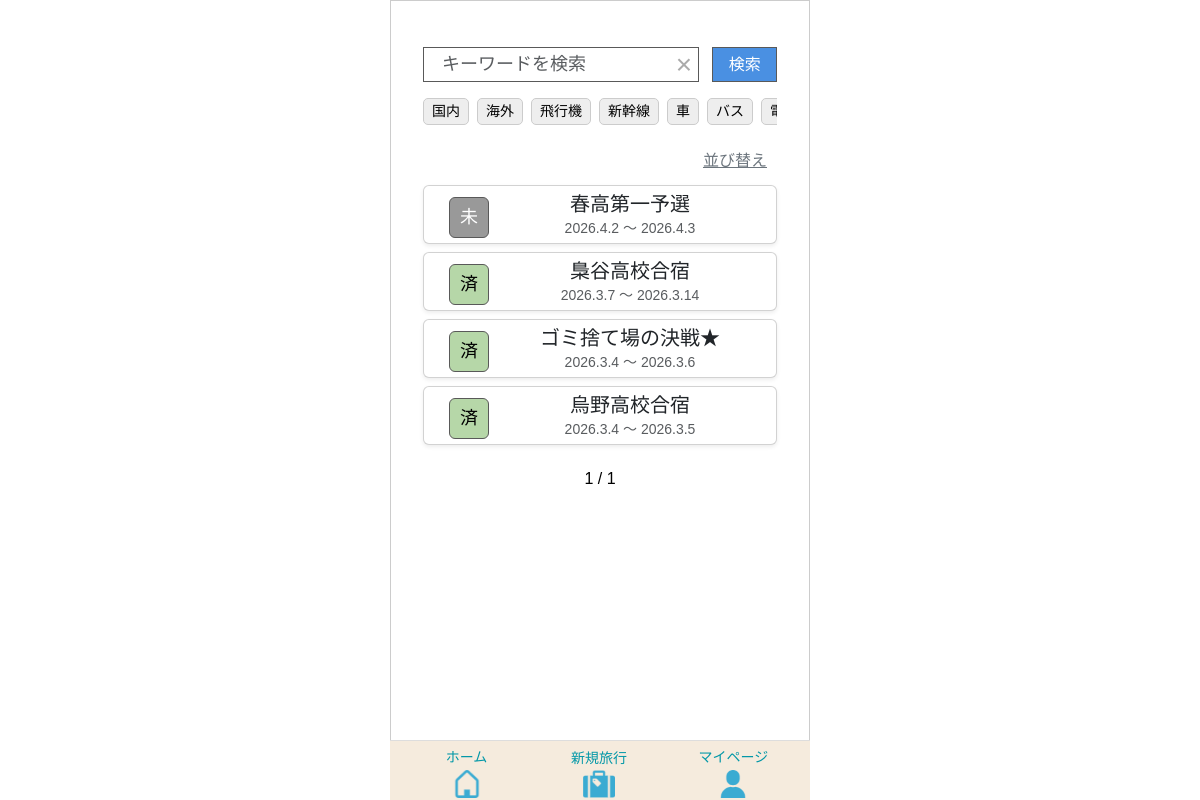
The app's page /tabipre/home/ (signed in), older data.
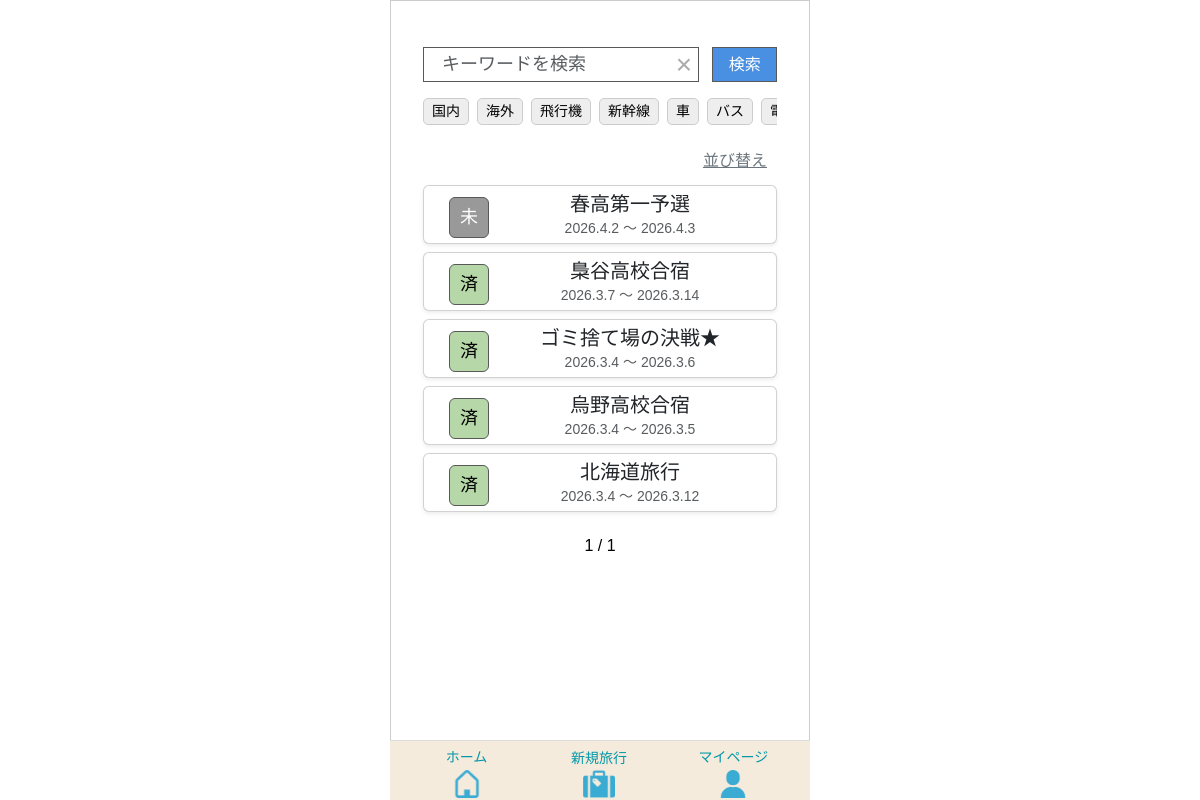
The same page, newer data.
### app/models/travel.py (models this page shows, shortened)
class Transport(models.Model):
    class TransportType(models.IntegerChoices):
     AIRPLANE   = 0, _("飛行機")
     SHINKANSEN = 1, _("新幹線")
     CAR        = 2, _("車")
     BUS        = 3, _("バス")
     TRAIN      = 4, _("電車")
     OTHER      = 5, _("その他")
    transport_id = models.AutoField(
        primary_key=True,
        verbose_name=_("交通手段ID")
    )
    transport_type = models.IntegerField(
    choices=TransportType.choices,
    verbose_name=_("交通手段")
    )
    created_at = models.DateTimeField(
        auto_now_add=True,
        verbose_name=_("作成日")
    )
    updated_at = models.DateTimeField(
       auto_now=True,
        verbose_name=_("更新日")
    )
    class Meta:
        verbose_name = _("交通手段")
        verbose_name_plural = _("交通手段")

class Travel_info(models.Model):
    class LocationType(models.IntegerChoices):
        DOMESTIC = 0, _("国内")
        OVERSEAS = 1, _("海外")
    class StatusType(models.IntegerChoices):
        NOT_DONE  = 0, _("未")
        COMPLETE  = 1, _("完")
        PROCESSED = 2, _("済")
    travel_info_id = models.AutoField(
        primary_key=True,
        verbose_name=_("旅行情報ID")
    )
    user = models.ForeignKey(
        settings.AUTH_USER_MODEL,
        on_delete=models.CASCADE,
        verbose_name=_("ユーザーID")
    )
    travel_title = models.CharField(
        max_length=100,
        verbose_name=_("旅行タイトル")
    )
    start_date = models.DateField(
        verbose_name=_("開始日")
    )
    end_date = models.DateField(
        verbose_name=_("終了日")
    )
    location = models.IntegerField(
        choices=LocationType.choices,
        verbose_name=_("場所"),
    )
    memo = models.CharField(
        max_length=230,
        blank=True,
        verbose_name=_("メモ")
    )
    status = models.IntegerField(
        choices=StatusType.choices,
        default=0,
        verbose_name=_("ステータス")
    )
    transport = models.ManyToManyField(
        "Transport",
        through="Travelmode",
        verbose_name=_("交通手段")
    )
    created_at = models.DateTimeField(
        auto_now_add=True,
        verbose_name=_("作成日")
    )
    updated_at = models.DateTimeField(
       auto_now=True,
        verbose_name=_("更新日")
    )
    class Meta:
        verbose_name = _("旅行情報")
        verbose_name_plural = _("旅行情報")

### app/views/home.py (the view)
# urls.py: path('tabipre/home/', HomeView.as_view(), name='home'),
class HomeView(LoginRequiredMixin, TemplateView):
    template_name = "home/home.html"
    login_url = "/"
    def get(self, request, *args, **kwargs):
        if request.session.get("creating_travel"):
            Template.objects.filter(
                travel_info__isnull=True,
                user=request.user
            ).delete()
            request.session["creating_travel"] = False
        keyword = request.GET.get("keyword", "")
        travel_type = request.GET.getlist("travel_type")
        transport_filter = [t for t in request.GET.getlist("transport") if t]
        sort = request.GET.get("sort", "")
        travels = Travel_info.objects.filter(
            user=request.user
        )
        if keyword:
            travels = travels.filter(travel_title__icontains=keyword)
        if travel_type:
            travels = travels.filter(location__in=travel_type)
        if transport_filter:
            travels = travels.filter(
                transport__transport_type__in=transport_filter
            )
        travels = travels.distinct()
        today = timezone.now().date()
        completed_travel_ids = (
            TravelItem.objects
            .filter(travel_category__template__travel_info__user=request.user)
            .values("travel_category__template__travel_info")
            .annotate(
                total=Count("id"),
                done=Count("id", filter=Q(item_checked=1))
            )
            .filter(total=F("done"))
            .values_list("travel_category__template__travel_info", flat=True)
        )
        travels = travels.annotate(
            display_status=Case(
                When(end_date__lt=today, then=Value("済")),
                When(travel_info_id__in=completed_travel_ids, then=Value("完")),
                default=Value("未"),
                output_field=CharField()
            )
        )
        travels = travels.annotate(
            status_order=Case(
                When(display_status="完", then=0),
                When(display_status="未", then=1),
                When(display_status="済", then=2),
                default=3,
                output_field=IntegerField(),
            )
        )
        if sort == "title_asc":
            travels = travels.order_by("travel_title")
        elif sort == "title_desc":
            travels = travels.order_by("-travel_title")
        elif sort == "date_asc":
            travels = travels.order_by("start_date")
        elif sort == "date_desc":
            travels = travels.order_by("-start_date")
        else:
            travels = travels.order_by("status_order", "-start_date")
        paginator = Paginator(travels, 5)
        page = request.GET.get("page")
        travels_page = paginator.get_page(page)
        tags = Transport.objects.exclude(
            transport_type=Transport.TransportType.OTHER
        )
        return render(request, self.template_name, {
            "travels": travels_page,
            "keyword": keyword,
            "tags": tags,
            "travel_type": travel_type,
            "transport": transport_filter,
            "sort": sort,
        })

### templates/home/home.html (shortened to what this page needs)
{% extends 'base.html' %}
{% load static %}
{% block extra_css %}
{{ block.super }}
<link rel="stylesheet" href="{% static 'tabipre/css/home.css' %}">
{% endblock %}
{% block content %}
<div class="container mt-3">
    <form method="GET" id="searchForm" class="d-flex mt-2 mb-3 position-relative">
        <span id="clearBtn" class="clear-btn">&times;</span>
        <input type="text" name="keyword" id="keywordInput"
               autocomplete="off"
               value="{{ keyword }}"
               class="form-control me-2 search-input"
               placeholder="キーワードを検索">
        <button class="search-btn">検索</button>
    </form>
    <div class="d-flex flex-row flex-nowrap overflow-auto mt-1 mb-2 tag-scroll">
        <a href="#"
           class="tag-badge {% if '0' in travel_type %}selected{% endif %}"
           data-type="travel_type" data-value="0">国内</a>
        <a href="#"
           class="tag-badge {% if '1' in travel_type %}selected{% endif %}"
           data-type="travel_type" data-value="1">海外</a>
        {% for tag in tags %}
            <a href="#"
               class="tag-badge {% if tag.transport_type|stringformat:'s' in transport %}selected{% endif %}"
               data-type="transport"
               data-value="{{ tag.transport_type }}">
                {{ tag.get_transport_type_display }}
            </a>
        {% endfor %}
    </div>
    <div class="sort-btn-wrapper mb-2">
        <a href="#" class="sort-btn" data-bs-toggle="modal" data-bs-target="#sortModal">
            並び替え
        </a>
    </div>
    {% for t in travels %}
        <a href="{% url 'app:travel_detail' t.travel_info_id %}" class="text-decoration-none text-dark">
            <div class="card mb-2 shadow-sm">
                <div class="card-body d-flex align-items-center">
                    <div class="align-items-center">
                        {% if t.display_status == "未" %}
                            <span class="badge-t status-mi">未</span>
                        {% elif t.display_status == "完" %}
                            <span class="badge-t status-kan">完</span>
                        {% elif t.display_status == "済" %}
                            <span class="badge-t status-zumi">済</span>
                        {% endif %}
                    </div>
                    <div class="flex-grow-1 d-flex flex-column justify-content-center text-center">
                        <h5 class="card-title">{{ t.travel_title }}</h5>
                        <p class="card-text text-muted">
                            {{ t.start_date|date:"Y.n.j" }} 〜 {{ t.end_date|date:"Y.n.j" }}
                        </p>
                    </div>
                </div>
            </div>
        </a>
    {% empty %}
        <p class="text-center text-muted">該当する旅行がありません</p>
    {% endfor %}
    <div class="d-flex justify-content-center mt-3">
        <nav>
            <ul class="pagination">
                {% if travels.has_previous %}
                    <li class="page-item">
                        <a class="page-link"
                           href="?page={{ travels.previous_page_number }}&keyword={{ keyword }}&sort={{ sort }}">
                           前へ
                        </a>
                    </li>
                {% else %}
                    <li class="page-item disabled">
                    </li>
                {% endif %}
                <li class="page-item active">
                    <span class="page-link">
                        {{ travels.number }} / {{ travels.paginator.num_pages }}
                    </span>
                </li>
                {% if travels.has_next %}
                    <li class="page-item">
                        <a class="page-link"
                           href="?page={{ travels.next_page_number }}&keyword={{ keyword }}&sort={{ sort }}">
                           次へ
                        </a>
                    </li>
                {% else %}
                    <li class="page-item disabled">
                    </li>
                {% endif %}
            </ul>
        </nav>
    </div>
</div>
{% endblock %}

Row changes from the older to the newer data that the page shows:
added Travel_info: shows "済", travel_title "北海道旅行", start_date "2026.3.4", end_date "2026.3.12"
